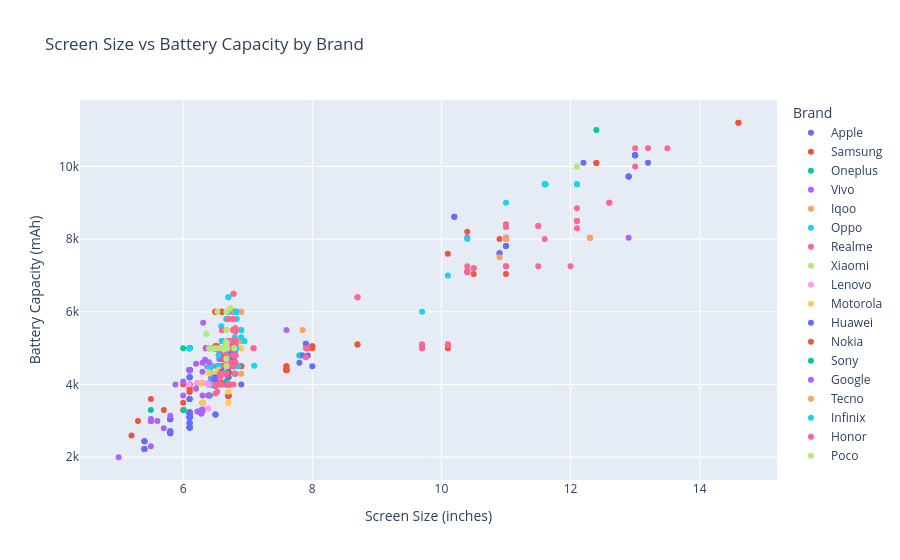

Notebook code for this chart:
### Code cell
import plotly.express as px

fig = px.scatter(
    df,
    x='Screen Size (inches)',
    y='Battery Capacity (mAh)',
    color="Company Name",
    hover_data=df.columns,
    title='Screen Size vs Battery Capacity by Brand',
    labels={
        'Screen Size (inches)':'Screen Size (inches)',
        'Battery Capacity (mAh)':'Battery Capacity (mAh)',
        'Company Name':'Brand'
    }
)

fig.update_layout(legend_title_text='Brand')
fig.show()

### Figure 1 — Plotly figure (JSON) as saved in the notebook; plotly's stock layout.template omitted (floating-point values rounded to 4 significant figures; data arrays with more than 128 entries replaced by an {"elided": "..."} marker saying what was removed)
{"data": [{"customdata": {"elided": "97x19 mixed values"}, "hovertemplate": "Brand=%{customdata[0]}<br>Screen Size (inches)=%{x}<br>Battery Capacity (mAh)=%{y}<br>Model Name=%{customdata[1]}<br>Mobile Weight=%{customdata[2]}<br>RAM=%{customdata[3]}<br>Front Camera=%{customdata[4]}<br>Back Camera=%{customdata[5]}<br>Processor=%{customdata[6]}<br>Battery Capacity=%{customdata[7]}<br>Screen Size=%{customdata[8]}<br>Launched Price (Pakistan)=%{customdata[9]}<br>Launched Price (India)=%{customdata[10]}<br>Launched Price (China)=%{customdata[11]}<br>Launched Price (USA)=%{customdata[12]}<br>Launched Price (Dubai)=%{customdata[13]}<br>Launched Year=%{customdata[14]}<br>RAM (GB)=%{customdata[15]}<br>Front Camera (MP)=%{customdata[16]}<br>Back Camera (MP)=%{customdata[17]}<br>Mobile Weight (g)=%{customdata[18]}<extra></extra>", "legendgroup": "Apple", "marker": {"color": "#636efa", "symbol": "circle"}, "mode": "markers", "name": "Apple", "orientation": "v", "showlegend": true, "type": "scatter", "x": [6.1, 6.1, 6.1, 6.7, 6.7, 6.7, 6.1, 6.1, 6.1, 6.7, 6.7, 6.7, 6.1, 6.1, 6.1, 6.7, 6.7, 6.7, 6.1, 6.1, 6.1, 6.7, 6.7, 6.7, 6.1, 6.1, 6.1, 6.7, 6.7, 6.7, 6.1, 6.1, 6.1, 6.7, 6.7, 6.7, 5.4, 5.4, 5.4, 6.1, 6.1, 6.1, 6.1, 6.1, 6.1, 6.7, 6.7, 6.7, 5.4, 5.4, 5.4, 6.1, 6.1, 6.1, 6.1, 6.1, 6.1, 6.7, 6.7, 6.7, 6.1, 6.1, 6.1, 5.8, 5.8, 5.8, 6.5, 6.5, 6.5, 5.8, 5.8, 5.8, 5.8, 5.8, 6.5, 6.5, 6.5, 6.1, 6.1, 6.1, 10.9, 10.9, 10.2, 10.2, 7.9, 7.9, 11.0, 11.0, 11.0, 12.9, 12.9, 12.9, 13.0, 13.0, 13.0, 13.0, 13.0], "xaxis": "x", "y": [3600.0, 3600.0, 3600.0, 4200.0, 4200.0, 4200.0, 4400.0, 4400.0, 4400.0, 4500.0, 4500.0, 4500.0, 3200.0, 3200.0, 3200.0, 4300.0, 4300.0, 4300.0, 4400.0, 4400.0, 4400.0, 4500.0, 4500.0, 4500.0, 3200.0, 3200.0, 3200.0, 4325.0, 4325.0, 4325.0, 4200.0, 4200.0, 4200.0, 4500.0, 4500.0, 4500.0, 2438.0, 2438.0, 2438.0, 3240.0, 3240.0, 3240.0, 3095.0, 3095.0, 3095.0, 4352.0, 4352.0, 4352.0, 2227.0, 2227.0, 2227.0, 2815.0, 2815.0, 2815.0, 2815.0, 2815.0, 2815.0, 3687.0, 3687.0, 3687.0, 3110.0, 3110.0, 3110.0, 3046.0, 3046.0, 3046.0, 3969.0, 3969.0, 3969.0, 2716.0, 2716.0, 2658.0, 2658.0, 2658.0, 3174.0, 3174.0, 3174.0, 2942.0, 2942.0, 2942.0, 7608.0, 7608.0, 8612.0, 8612.0, 5124.0, 5124.0, 7812.0, 7812.0, 7812.0, 9720.0, 9720.0, 9720.0, 10310.0, 10310.0, 10310.0, 10310.0, 10310.0], "yaxis": "y"}, {"customdata": {"elided": "88x19 mixed values"}, "hovertemplate": "Brand=%{customdata[0]}<br>Screen Size (inches)=%{x}<br>Battery Capacity (mAh)=%{y}<br>Model Name=%{customdata[1]}<br>Mobile Weight=%{customdata[2]}<br>RAM=%{customdata[3]}<br>Front Camera=%{customdata[4]}<br>Back Camera=%{customdata[5]}<br>Processor=%{customdata[6]}<br>Battery Capacity=%{customdata[7]}<br>Screen Size=%{customdata[8]}<br>Launched Price (Pakistan)=%{customdata[9]}<br>Launched Price (India)=%{customdata[10]}<br>Launched Price (China)=%{customdata[11]}<br>Launched Price (USA)=%{customdata[12]}<br>Launched Price (Dubai)=%{customdata[13]}<br>Launched Year=%{customdata[14]}<br>RAM (GB)=%{customdata[15]}<br>Front Camera (MP)=%{customdata[16]}<br>Back Camera (MP)=%{customdata[17]}<br>Mobile Weight (g)=%{customdata[18]}<extra></extra>", "legendgroup": "Samsung", "marker": {"color": "#EF553B", "symbol": "circle"}, "mode": "markers", "name": "Samsung", "orientation": "v", "showlegend": true, "type": "scatter", "x": [6.8, 6.8, 6.6, 6.6, 6.1, 6.1, 6.8, 6.8, 6.6, 6.6, 6.1, 6.1, 6.8, 6.8, 6.6, 6.6, 6.1, 6.1, 7.6, 7.6, 6.7, 6.7, 7.6, 7.6, 6.7, 6.7, 6.4, 6.4, 6.6, 6.6, 6.5, 6.5, 6.6, 6.6, 6.5, 6.5, 6.7, 6.7, 6.5, 6.5, 6.6, 6.6, 6.5, 6.5, 6.7, 6.7, 6.5, 6.5, 6.6, 6.6, 6.9, 6.9, 6.7, 6.7, 6.8, 6.8, 6.3, 6.3, 6.6, 5.3, 6.0, 5.5, 6.0, 5.5, 6.0, 5.7, 5.2, 7.6, 7.6, 14.6, 12.4, 11.0, 10.9, 14.6, 12.4, 11.0, 11.0, 8.7, 10.5, 8.7, 8.0, 10.1, 8.0, 10.1, 8.0, 7.6, 7.6, 7.6], "xaxis": "x", "y": [5000.0, 5000.0, 4800.0, 4800.0, 4000.0, 4000.0, 5000.0, 5000.0, 4700.0, 4700.0, 3900.0, 3900.0, 5000.0, 5000.0, 4500.0, 4500.0, 3800.0, 3800.0, 4400.0, 4400.0, 3700.0, 3700.0, 4400.0, 4400.0, 3700.0, 3700.0, 5000.0, 5000.0, 5000.0, 5000.0, 5000.0, 5000.0, 5000.0, 5000.0, 5000.0, 5000.0, 6000.0, 6000.0, 6000.0, 6000.0, 6000.0, 6000.0, 5000.0, 5000.0, 6000.0, 6000.0, 6000.0, 6000.0, 6000.0, 6000.0, 4500.0, 4500.0, 4300.0, 4300.0, 4300.0, 4300.0, 3500.0, 3500.0, 4050.0, 3000.0, 3500.0, 3600.0, 3300.0, 3000.0, 4000.0, 3300.0, 2600.0, 4500.0, 4500.0, 11200.0, 10090.0, 8400.0, 8000.0, 11200.0, 10090.0, 8000.0, 7040.0, 5100.0, 7040.0, 5100.0, 5050.0, 7600.0, 5050.0, 5000.0, 5000.0, 4400.0, 4400.0, 4400.0], "yaxis": "y"}, {"customdata": {"elided": "53x19 mixed values"}, "hovertemplate": "Brand=%{customdata[0]}<br>Screen Size (inches)=%{x}<br>Battery Capacity (mAh)=%{y}<br>Model Name=%{customdata[1]}<br>Mobile Weight=%{customdata[2]}<br>RAM=%{customdata[3]}<br>Front Camera=%{customdata[4]}<br>Back Camera=%{customdata[5]}<br>Processor=%{customdata[6]}<br>Battery Capacity=%{customdata[7]}<br>Screen Size=%{customdata[8]}<br>Launched Price (Pakistan)=%{customdata[9]}<br>Launched Price (India)=%{customdata[10]}<br>Launched Price (China)=%{customdata[11]}<br>Launched Price (USA)=%{customdata[12]}<br>Launched Price (Dubai)=%{customdata[13]}<br>Launched Year=%{customdata[14]}<br>RAM (GB)=%{customdata[15]}<br>Front Camera (MP)=%{customdata[16]}<br>Back Camera (MP)=%{customdata[17]}<br>Mobile Weight (g)=%{customdata[18]}<extra></extra>", "legendgroup": "Oneplus", "marker": {"color": "#00cc96", "symbol": "circle"}, "mode": "markers", "name": "Oneplus", "orientation": "v", "showlegend": true, "type": "scatter", "x": [6.7, 6.7, 6.7, 6.7, 6.74, 6.72, 6.72, 6.72, 7.8, 6.7, 6.7, 6.7, 6.55, 6.7, 6.43, 6.43, 6.49, 6.52, 6.55, 6.55, 6.55, 6.7, 6.55, 6.78, 6.55, 6.59, 6.43, 6.44, 6.43, 6.43, 6.52, 6.49, 6.55, 6.41, 6.41, 6.01, 6.7, 6.7, 6.7, 6.67, 6.28, 5.5, 6.44, 6.78, 6.55, 6.67, 6.7, 6.55, 6.7, 6.7, 11.61, 11.61, 12.4], "xaxis": "x", "y": [5000.0, 4500.0, 5000.0, 5000.0, 5000.0, 5000.0, 5000.0, 5000.0, 4800.0, 5000.0, 4500.0, 4500.0, 4500.0, 5000.0, 4500.0, 4500.0, 5000.0, 5000.0, 4500.0, 4500.0, 4500.0, 4500.0, 4500.0, 4510.0, 4300.0, 5000.0, 4500.0, 4115.0, 4500.0, 4500.0, 5000.0, 4300.0, 4300.0, 3700.0, 3700.0, 3300.0, 4500.0, 5000.0, 4500.0, 4000.0, 3300.0, 3300.0, 4000.0, 4510.0, 4500.0, 4085.0, 5000.0, 4800.0, 5000.0, 5000.0, 9510.0, 9510.0, 11000.0], "yaxis": "y"}, {"customdata": {"elided": "86x19 mixed values"}, "hovertemplate": "Brand=%{customdata[0]}<br>Screen Size (inches)=%{x}<br>Battery Capacity (mAh)=%{y}<br>Model Name=%{customdata[1]}<br>Mobile Weight=%{customdata[2]}<br>RAM=%{customdata[3]}<br>Front Camera=%{customdata[4]}<br>Back Camera=%{customdata[5]}<br>Processor=%{customdata[6]}<br>Battery Capacity=%{customdata[7]}<br>Screen Size=%{customdata[8]}<br>Launched Price (Pakistan)=%{customdata[9]}<br>Launched Price (India)=%{customdata[10]}<br>Launched Price (China)=%{customdata[11]}<br>Launched Price (USA)=%{customdata[12]}<br>Launched Price (Dubai)=%{customdata[13]}<br>Launched Year=%{customdata[14]}<br>RAM (GB)=%{customdata[15]}<br>Front Camera (MP)=%{customdata[16]}<br>Back Camera (MP)=%{customdata[17]}<br>Mobile Weight (g)=%{customdata[18]}<extra></extra>", "legendgroup": "Vivo", "marker": {"color": "#ab63fa", "symbol": "circle"}, "mode": "markers", "name": "Vivo", "orientation": "v", "showlegend": true, "type": "scatter", "x": [6.78, 6.78, 6.78, 6.78, 6.31, 6.44, 6.58, 6.67, 6.38, 6.56, 6.44, 6.78, 6.3, 6.3, 5.88, 6.22, 5.5, 5.5, 6.22, 5.5, 5.0, 5.5, 6.44, 6.44, 6.44, 6.44, 6.51, 6.51, 6.38, 6.38, 6.35, 6.35, 6.53, 6.53, 6.39, 6.39, 6.47, 6.47, 6.53, 6.53, 6.28, 6.28, 6.44, 6.44, 6.58, 6.58, 6.56, 6.56, 6.44, 6.44, 6.58, 6.58, 6.58, 6.58, 6.39, 6.39, 6.56, 6.56, 6.58, 6.58, 6.44, 6.44, 6.78, 6.78, 6.78, 6.78, 6.56, 6.56, 6.78, 6.78, 6.44, 6.44, 6.44, 6.44, 6.44, 6.44, 6.78, 6.78, 6.51, 6.51, 11.0, 11.0, 10.4, 11.0, 12.3, 12.9], "xaxis": "x", "y": [6000.0, 6000.0, 6000.0, 6000.0, 5700.0, 4100.0, 5000.0, 5000.0, 4500.0, 4700.0, 4500.0, 5000.0, 3315.0, 3260.0, 4000.0, 3260.0, 2300.0, 3055.0, 4030.0, 3000.0, 2000.0, 3000.0, 4500.0, 4500.0, 4100.0, 4100.0, 5000.0, 5000.0, 4500.0, 4500.0, 5000.0, 5000.0, 4000.0, 4000.0, 4000.0, 4000.0, 5000.0, 5000.0, 4500.0, 4500.0, 3200.0, 3200.0, 4050.0, 4050.0, 5000.0, 5000.0, 4200.0, 4200.0, 4000.0, 4000.0, 5000.0, 5000.0, 5000.0, 5000.0, 3700.0, 3700.0, 4450.0, 4450.0, 5000.0, 5000.0, 4200.0, 4200.0, 4600.0, 4600.0, 4600.0, 4600.0, 4830.0, 4830.0, 4870.0, 4870.0, 4500.0, 4500.0, 4500.0, 4500.0, 4200.0, 4200.0, 4700.0, 4700.0, 5000.0, 5000.0, 8040.0, 8040.0, 8040.0, 8040.0, 8040.0, 8040.0], "yaxis": "y"}, {"customdata": [["Iqoo", "Pad 128GB", "520g", "6GB", "8MP", "13MP", "Snapdragon 870", "8040mAh", "11 inches", 69999, 37999, 2699, 349, 1299, 2023, 6, 8, 13, 520], ["Iqoo", "Pad 2 256GB", "540g", "8GB", "8MP", "50MP", "Snapdragon 888", "8040mAh", "12.3 inches", 79999, 43999, 3499, 399, 1499, 2024, 8, 8, 50, 540], ["Iqoo", "Pad 2 Pro 256GB", "555g", "8GB", "8MP", "50MP", "Snapdragon 8 Gen 1", "8040mAh", "12.3 inches", 89999, 49999, 3899, 449, 1699, 2024, 8, 8, 50, 555]], "hovertemplate": "Brand=%{customdata[0]}<br>Screen Size (inches)=%{x}<br>Battery Capacity (mAh)=%{y}<br>Model Name=%{customdata[1]}<br>Mobile Weight=%{customdata[2]}<br>RAM=%{customdata[3]}<br>Front Camera=%{customdata[4]}<br>Back Camera=%{customdata[5]}<br>Processor=%{customdata[6]}<br>Battery Capacity=%{customdata[7]}<br>Screen Size=%{customdata[8]}<br>Launched Price (Pakistan)=%{customdata[9]}<br>Launched Price (India)=%{customdata[10]}<br>Launched Price (China)=%{customdata[11]}<br>Launched Price (USA)=%{customdata[12]}<br>Launched Price (Dubai)=%{customdata[13]}<br>Launched Year=%{customdata[14]}<br>RAM (GB)=%{customdata[15]}<br>Front Camera (MP)=%{customdata[16]}<br>Back Camera (MP)=%{customdata[17]}<br>Mobile Weight (g)=%{customdata[18]}<extra></extra>", "legendgroup": "Iqoo", "marker": {"color": "#FFA15A", "symbol": "circle"}, "mode": "markers", "name": "Iqoo", "orientation": "v", "showlegend": true, "type": "scatter", "x": [11.0, 12.3, 12.3], "xaxis": "x", "y": [8040.0, 8040.0, 8040.0], "yaxis": "y"}, {"customdata": {"elided": "115x19 mixed values"}, "hovertemplate": "Brand=%{customdata[0]}<br>Screen Size (inches)=%{x}<br>Battery Capacity (mAh)=%{y}<br>Model Name=%{customdata[1]}<br>Mobile Weight=%{customdata[2]}<br>RAM=%{customdata[3]}<br>Front Camera=%{customdata[4]}<br>Back Camera=%{customdata[5]}<br>Processor=%{customdata[6]}<br>Battery Capacity=%{customdata[7]}<br>Screen Size=%{customdata[8]}<br>Launched Price (Pakistan)=%{customdata[9]}<br>Launched Price (India)=%{customdata[10]}<br>Launched Price (China)=%{customdata[11]}<br>Launched Price (USA)=%{customdata[12]}<br>Launched Price (Dubai)=%{customdata[13]}<br>Launched Year=%{customdata[14]}<br>RAM (GB)=%{customdata[15]}<br>Front Camera (MP)=%{customdata[16]}<br>Back Camera (MP)=%{customdata[17]}<br>Mobile Weight (g)=%{customdata[18]}<extra></extra>", "legendgroup": "Oppo", "marker": {"color": "#19d3f3", "symbol": "circle"}, "mode": "markers", "name": "Oppo", "orientation": "v", "showlegend": true, "type": "scatter", "x": [7.82, 6.8, 6.8, 6.7, 6.67, 6.67, 6.83, 6.59, 6.7, 6.7, 6.74, 6.7, 6.7, 6.74, 6.7, 6.7, 6.67, 6.7, 6.67, 6.67, 6.7, 6.67, 6.67, 6.67, 6.67, 6.7, 6.7, 6.7, 6.7, 6.7, 6.7, 6.55, 6.55, 11.6, 11.6, 12.1, 12.1, 11.0, 11.0, 6.82, 6.82, 6.78, 6.78, 6.82, 6.82, 6.74, 6.74, 6.7, 6.7, 6.55, 6.8, 6.8, 7.1, 6.7, 6.7, 6.7, 6.74, 6.7, 6.7, 6.7, 6.7, 6.4, 6.4, 6.7, 6.7, 6.4, 6.4, 6.55, 6.43, 6.43, 6.55, 6.55, 6.55, 6.43, 6.43, 6.55, 6.55, 6.55, 6.43, 6.43, 6.55, 6.4, 6.4, 6.5, 6.56, 6.56, 6.56, 6.56, 6.5, 6.5, 6.5, 6.5, 6.5, 6.5, 6.5, 6.5, 6.67, 6.67, 6.72, 6.72, 6.59, 6.59, 6.59, 6.5, 6.5, 6.43, 6.43, 6.43, 6.43, 6.5, 6.4, 6.4, 6.7, 6.7, 6.59], "xaxis": "x", "y": [4805.0, 4300.0, 5000.0, 4800.0, 5800.0, 5800.0, 5800.0, 5600.0, 5000.0, 5000.0, 4600.0, 5000.0, 5000.0, 4600.0, 6000.0, 6000.0, 5100.0, 5000.0, 5100.0, 5100.0, 5000.0, 5100.0, 5100.0, 5000.0, 5000.0, 6400.0, 6400.0, 5000.0, 5000.0, 5000.0, 5000.0, 4500.0, 4500.0, 9510.0, 9510.0, 9510.0, 9510.0, 8360.0, 8360.0, 5000.0, 5000.0, 5000.0, 5000.0, 5000.0, 5000.0, 4800.0, 4800.0, 5000.0, 5000.0, 4800.0, 4300.0, 4300.0, 4520.0, 5000.0, 5000.0, 4600.0, 4700.0, 4500.0, 4500.0, 4500.0, 4700.0, 4500.0, 4500.0, 4500.0, 4500.0, 4500.0, 4500.0, 4500.0, 4300.0, 4300.0, 4500.0, 4500.0, 4500.0, 4300.0, 4300.0, 4350.0, 4350.0, 4500.0, 4000.0, 4000.0, 4000.0, 4025.0, 4025.0, 4025.0, 5000.0, 5000.0, 5000.0, 5000.0, 5000.0, 5000.0, 5000.0, 4040.0, 4000.0, 4000.0, 4000.0, 4000.0, 5100.0, 5100.0, 5000.0, 5000.0, 5000.0, 5000.0, 5000.0, 5000.0, 5000.0, 4500.0, 4500.0, 4300.0, 4300.0, 5000.0, 4025.0, 4025.0, 5000.0, 5000.0, 5000.0], "yaxis": "y"}, {"customdata": {"elided": "69x19 mixed values"}, "hovertemplate": "Brand=%{customdata[0]}<br>Screen Size (inches)=%{x}<br>Battery Capacity (mAh)=%{y}<br>Model Name=%{customdata[1]}<br>Mobile Weight=%{customdata[2]}<br>RAM=%{customdata[3]}<br>Front Camera=%{customdata[4]}<br>Back Camera=%{customdata[5]}<br>Processor=%{customdata[6]}<br>Battery Capacity=%{customdata[7]}<br>Screen Size=%{customdata[8]}<br>Launched Price (Pakistan)=%{customdata[9]}<br>Launched Price (India)=%{customdata[10]}<br>Launched Price (China)=%{customdata[11]}<br>Launched Price (USA)=%{customdata[12]}<br>Launched Price (Dubai)=%{customdata[13]}<br>Launched Year=%{customdata[14]}<br>RAM (GB)=%{customdata[15]}<br>Front Camera (MP)=%{customdata[16]}<br>Back Camera (MP)=%{customdata[17]}<br>Mobile Weight (g)=%{customdata[18]}<extra></extra>", "legendgroup": "Realme", "marker": {"color": "#FF6692", "symbol": "circle"}, "mode": "markers", "name": "Realme", "orientation": "v", "showlegend": true, "type": "scatter", "x": [6.78, 6.78, 6.78, 6.78, 6.78, 6.78, 6.78, 6.83, 6.83, 6.7, 6.7, 6.6, 6.6, 6.5, 6.5, 6.6, 6.6, 6.7, 6.7, 6.78, 6.78, 6.7, 6.7, 6.78, 6.78, 6.6, 6.6, 6.7, 6.7, 6.6, 6.6, 6.5, 6.5, 6.6, 6.6, 6.6, 6.6, 6.5, 6.6, 6.6, 6.6, 6.6, 6.6, 6.72, 6.72, 6.6, 6.6, 6.6, 6.5, 6.8, 6.8, 6.7, 6.7, 6.7, 6.7, 10.4, 10.4, 11.5, 11.5, 10.4, 10.4, 11.0, 11.0, 8.7, 8.7, 10.4, 10.4, 10.5, 10.5], "xaxis": "x", "y": [6500.0, 6500.0, 5500.0, 5500.0, 5500.0, 5500.0, 5500.0, 6000.0, 6000.0, 5800.0, 5800.0, 5500.0, 5500.0, 5000.0, 5000.0, 5000.0, 5000.0, 5200.0, 5200.0, 5500.0, 5500.0, 5100.0, 5100.0, 5500.0, 5500.0, 5000.0, 5000.0, 5200.0, 5200.0, 5000.0, 5000.0, 5000.0, 5000.0, 5000.0, 5200.0, 5000.0, 5000.0, 5000.0, 5000.0, 5000.0, 5000.0, 5000.0, 5000.0, 5000.0, 5000.0, 5200.0, 5200.0, 5200.0, 5000.0, 5200.0, 5200.0, 5000.0, 5000.0, 5100.0, 5100.0, 7100.0, 7100.0, 8360.0, 8360.0, 7100.0, 7100.0, 8340.0, 8340.0, 6400.0, 6400.0, 7100.0, 7100.0, 7200.0, 7200.0], "yaxis": "y"}, {"customdata": {"elided": "27x19 mixed values"}, "hovertemplate": "Brand=%{customdata[0]}<br>Screen Size (inches)=%{x}<br>Battery Capacity (mAh)=%{y}<br>Model Name=%{customdata[1]}<br>Mobile Weight=%{customdata[2]}<br>RAM=%{customdata[3]}<br>Front Camera=%{customdata[4]}<br>Back Camera=%{customdata[5]}<br>Processor=%{customdata[6]}<br>Battery Capacity=%{customdata[7]}<br>Screen Size=%{customdata[8]}<br>Launched Price (Pakistan)=%{customdata[9]}<br>Launched Price (India)=%{customdata[10]}<br>Launched Price (China)=%{customdata[11]}<br>Launched Price (USA)=%{customdata[12]}<br>Launched Price (Dubai)=%{customdata[13]}<br>Launched Year=%{customdata[14]}<br>RAM (GB)=%{customdata[15]}<br>Front Camera (MP)=%{customdata[16]}<br>Back Camera (MP)=%{customdata[17]}<br>Mobile Weight (g)=%{customdata[18]}<extra></extra>", "legendgroup": "Xiaomi", "marker": {"color": "#B6E880", "symbol": "circle"}, "mode": "markers", "name": "Xiaomi", "orientation": "v", "showlegend": true, "type": "scatter", "x": [6.73, 6.73, 6.73, 6.36, 6.36, 6.67, 6.67, 6.67, 6.67, 6.67, 6.73, 6.73, 6.36, 6.36, 6.67, 6.67, 6.67, 6.67, 6.67, 6.67, 6.67, 6.67, 6.67, 6.67, 6.67, 6.5, 6.5], "xaxis": "x", "y": [6100.0, 6100.0, 6100.0, 5400.0, 5400.0, 5000.0, 5000.0, 5000.0, 5000.0, 5000.0, 5000.0, 5000.0, 4610.0, 4610.0, 5110.0, 5110.0, 5110.0, 5500.0, 5500.0, 5000.0, 5000.0, 5000.0, 5000.0, 5000.0, 5000.0, 5000.0, 5000.0], "yaxis": "y"}, {"customdata": {"elided": "15x19 mixed values"}, "hovertemplate": "Brand=%{customdata[0]}<br>Screen Size (inches)=%{x}<br>Battery Capacity (mAh)=%{y}<br>Model Name=%{customdata[1]}<br>Mobile Weight=%{customdata[2]}<br>RAM=%{customdata[3]}<br>Front Camera=%{customdata[4]}<br>Back Camera=%{customdata[5]}<br>Processor=%{customdata[6]}<br>Battery Capacity=%{customdata[7]}<br>Screen Size=%{customdata[8]}<br>Launched Price (Pakistan)=%{customdata[9]}<br>Launched Price (India)=%{customdata[10]}<br>Launched Price (China)=%{customdata[11]}<br>Launched Price (USA)=%{customdata[12]}<br>Launched Price (Dubai)=%{customdata[13]}<br>Launched Year=%{customdata[14]}<br>RAM (GB)=%{customdata[15]}<br>Front Camera (MP)=%{customdata[16]}<br>Back Camera (MP)=%{customdata[17]}<br>Mobile Weight (g)=%{customdata[18]}<extra></extra>", "legendgroup": "Lenovo", "marker": {"color": "#FF97FF", "symbol": "circle"}, "mode": "markers", "name": "Lenovo", "orientation": "v", "showlegend": true, "type": "scatter", "x": [6.67, 6.67, 6.67, 6.5, 6.5, 6.8, 6.52, 6.5, 6.22, 6.09, 6.3, 6.3, 6.39, 6.39, 6.39], "xaxis": "x", "y": [5100.0, 5100.0, 5100.0, 5000.0, 5000.0, 5000.0, 5000.0, 5000.0, 4050.0, 4000.0, 4050.0, 4050.0, 4000.0, 4000.0, 3350.0], "yaxis": "y"}, {"customdata": {"elided": "62x19 mixed values"}, "hovertemplate": "Brand=%{customdata[0]}<br>Screen Size (inches)=%{x}<br>Battery Capacity (mAh)=%{y}<br>Model Name=%{customdata[1]}<br>Mobile Weight=%{customdata[2]}<br>RAM=%{customdata[3]}<br>Front Camera=%{customdata[4]}<br>Back Camera=%{customdata[5]}<br>Processor=%{customdata[6]}<br>Battery Capacity=%{customdata[7]}<br>Screen Size=%{customdata[8]}<br>Launched Price (Pakistan)=%{customdata[9]}<br>Launched Price (India)=%{customdata[10]}<br>Launched Price (China)=%{customdata[11]}<br>Launched Price (USA)=%{customdata[12]}<br>Launched Price (Dubai)=%{customdata[13]}<br>Launched Year=%{customdata[14]}<br>RAM (GB)=%{customdata[15]}<br>Front Camera (MP)=%{customdata[16]}<br>Back Camera (MP)=%{customdata[17]}<br>Mobile Weight (g)=%{customdata[18]}<extra></extra>", "legendgroup": "Motorola", "marker": {"color": "#FECB52", "symbol": "circle"}, "mode": "markers", "name": "Motorola", "orientation": "v", "showlegend": true, "type": "scatter", "x": [6.7, 6.7, 6.7, 6.7, 6.7, 6.7, 6.5, 6.5, 6.8, 6.8, 6.3, 6.3, 6.7, 6.7, 6.5, 6.5, 6.6, 6.6, 6.5, 6.5, 6.78, 6.78, 6.7, 6.7, 6.4, 6.4, 6.49, 6.49, 6.72, 6.72, 6.5, 6.5, 6.7, 6.7, 6.9, 6.7, 6.67, 6.67, 6.5, 6.5, 6.5, 6.5, 6.7, 6.7, 6.9, 6.8, 6.8, 6.9, 6.55, 6.55, 6.28, 6.28, 6.6, 6.6, 6.5, 6.5, 6.4, 6.5, 6.5, 6.5, 6.5, 6.5], "xaxis": "x", "y": [5000.0, 5000.0, 4500.0, 4500.0, 3500.0, 3500.0, 5000.0, 5000.0, 5000.0, 5000.0, 3500.0, 3500.0, 5000.0, 5000.0, 5000.0, 5000.0, 5000.0, 5000.0, 5000.0, 5000.0, 5000.0, 5000.0, 4500.0, 4500.0, 4310.0, 4310.0, 5000.0, 5000.0, 5000.0, 5000.0, 5000.0, 5000.0, 4700.0, 4700.0, 4000.0, 3800.0, 5000.0, 5000.0, 4300.0, 4300.0, 5000.0, 5000.0, 4700.0, 4700.0, 5000.0, 5000.0, 5000.0, 5000.0, 4400.0, 4400.0, 4020.0, 4020.0, 5000.0, 5000.0, 5000.0, 5000.0, 5000.0, 5000.0, 5000.0, 4020.0, 4020.0, 5000.0], "yaxis": "y"}, {"customdata": {"elided": "42x19 mixed values"}, "hovertemplate": "Brand=%{customdata[0]}<br>Screen Size (inches)=%{x}<br>Battery Capacity (mAh)=%{y}<br>Model Name=%{customdata[1]}<br>Mobile Weight=%{customdata[2]}<br>RAM=%{customdata[3]}<br>Front Camera=%{customdata[4]}<br>Back Camera=%{customdata[5]}<br>Processor=%{customdata[6]}<br>Battery Capacity=%{customdata[7]}<br>Screen Size=%{customdata[8]}<br>Launched Price (Pakistan)=%{customdata[9]}<br>Launched Price (India)=%{customdata[10]}<br>Launched Price (China)=%{customdata[11]}<br>Launched Price (USA)=%{customdata[12]}<br>Launched Price (Dubai)=%{customdata[13]}<br>Launched Year=%{customdata[14]}<br>RAM (GB)=%{customdata[15]}<br>Front Camera (MP)=%{customdata[16]}<br>Back Camera (MP)=%{customdata[17]}<br>Mobile Weight (g)=%{customdata[18]}<extra></extra>", "legendgroup": "Huawei", "marker": {"color": "#636efa", "symbol": "circle"}, "mode": "markers", "name": "Huawei", "orientation": "v", "showlegend": true, "type": "scatter", "x": [6.5, 6.6, 6.9, 6.5, 8.0, 6.57, 6.72, 6.5, 7.8, 6.7, 6.74, 6.67, 6.78, 6.67, 6.67, 6.67, 6.73, 7.85, 6.7, 6.82, 6.82, 6.7, 6.78, 6.78, 6.8, 6.8, 6.8, 6.8, 6.7, 6.8, 6.8, 7.93, 6.7, 6.78, 7.92, 7.92, 6.7, 6.7, 6.78, 6.78, 12.2, 13.2], "xaxis": "x", "y": [4100.0, 4360.0, 4000.0, 4200.0, 4500.0, 4300.0, 4000.0, 4100.0, 4600.0, 4460.0, 4700.0, 4000.0, 4500.0, 4500.0, 4815.0, 4815.0, 5100.0, 4800.0, 4750.0, 5000.0, 5200.0, 4500.0, 4500.0, 4500.0, 4900.0, 5050.0, 5050.0, 5200.0, 4900.0, 5000.0, 5000.0, 4800.0, 4500.0, 4500.0, 5000.0, 5000.0, 4600.0, 4600.0, 4600.0, 4600.0, 10100.0, 10100.0], "yaxis": "y"}, {"customdata": {"elided": "11x19 mixed values"}, "hovertemplate": "Brand=%{customdata[0]}<br>Screen Size (inches)=%{x}<br>Battery Capacity (mAh)=%{y}<br>Model Name=%{customdata[1]}<br>Mobile Weight=%{customdata[2]}<br>RAM=%{customdata[3]}<br>Front Camera=%{customdata[4]}<br>Back Camera=%{customdata[5]}<br>Processor=%{customdata[6]}<br>Battery Capacity=%{customdata[7]}<br>Screen Size=%{customdata[8]}<br>Launched Price (Pakistan)=%{customdata[9]}<br>Launched Price (India)=%{customdata[10]}<br>Launched Price (China)=%{customdata[11]}<br>Launched Price (USA)=%{customdata[12]}<br>Launched Price (Dubai)=%{customdata[13]}<br>Launched Year=%{customdata[14]}<br>RAM (GB)=%{customdata[15]}<br>Front Camera (MP)=%{customdata[16]}<br>Back Camera (MP)=%{customdata[17]}<br>Mobile Weight (g)=%{customdata[18]}<extra></extra>", "legendgroup": "Nokia", "marker": {"color": "#EF553B", "symbol": "circle"}, "mode": "markers", "name": "Nokia", "orientation": "v", "showlegend": true, "type": "scatter", "x": [6.56, 6.52, 6.52, 6.52, 6.52, 6.5, 6.5, 6.5, 6.5, 6.58, 10.4], "xaxis": "x", "y": [5000.0, 5050.0, 5050.0, 5000.0, 5000.0, 5050.0, 5050.0, 5000.0, 5000.0, 5000.0, 8200.0], "yaxis": "y"}, {"customdata": {"elided": "9x19 mixed values"}, "hovertemplate": "Brand=%{customdata[0]}<br>Screen Size (inches)=%{x}<br>Battery Capacity (mAh)=%{y}<br>Model Name=%{customdata[1]}<br>Mobile Weight=%{customdata[2]}<br>RAM=%{customdata[3]}<br>Front Camera=%{customdata[4]}<br>Back Camera=%{customdata[5]}<br>Processor=%{customdata[6]}<br>Battery Capacity=%{customdata[7]}<br>Screen Size=%{customdata[8]}<br>Launched Price (Pakistan)=%{customdata[9]}<br>Launched Price (India)=%{customdata[10]}<br>Launched Price (China)=%{customdata[11]}<br>Launched Price (USA)=%{customdata[12]}<br>Launched Price (Dubai)=%{customdata[13]}<br>Launched Year=%{customdata[14]}<br>RAM (GB)=%{customdata[15]}<br>Front Camera (MP)=%{customdata[16]}<br>Back Camera (MP)=%{customdata[17]}<br>Mobile Weight (g)=%{customdata[18]}<extra></extra>", "legendgroup": "Sony", "marker": {"color": "#00cc96", "symbol": "circle"}, "mode": "markers", "name": "Sony", "orientation": "v", "showlegend": true, "type": "scatter", "x": [6.5, 6.1, 6.0, 6.5, 6.1, 6.1, 6.5, 6.1, 6.1], "xaxis": "x", "y": [5000.0, 5000.0, 5000.0, 5000.0, 5000.0, 5000.0, 5000.0, 5000.0, 5000.0], "yaxis": "y"}, {"customdata": {"elided": "21x19 mixed values"}, "hovertemplate": "Brand=%{customdata[0]}<br>Screen Size (inches)=%{x}<br>Battery Capacity (mAh)=%{y}<br>Model Name=%{customdata[1]}<br>Mobile Weight=%{customdata[2]}<br>RAM=%{customdata[3]}<br>Front Camera=%{customdata[4]}<br>Back Camera=%{customdata[5]}<br>Processor=%{customdata[6]}<br>Battery Capacity=%{customdata[7]}<br>Screen Size=%{customdata[8]}<br>Launched Price (Pakistan)=%{customdata[9]}<br>Launched Price (India)=%{customdata[10]}<br>Launched Price (China)=%{customdata[11]}<br>Launched Price (USA)=%{customdata[12]}<br>Launched Price (Dubai)=%{customdata[13]}<br>Launched Year=%{customdata[14]}<br>RAM (GB)=%{customdata[15]}<br>Front Camera (MP)=%{customdata[16]}<br>Back Camera (MP)=%{customdata[17]}<br>Mobile Weight (g)=%{customdata[18]}<extra></extra>", "legendgroup": "Google", "marker": {"color": "#ab63fa", "symbol": "circle"}, "mode": "markers", "name": "Google", "orientation": "v", "showlegend": true, "type": "scatter", "x": [5.6, 6.0, 5.7, 6.3, 5.8, 6.2, 6.0, 6.34, 6.4, 6.71, 6.1, 6.3, 6.7, 6.1, 6.2, 6.7, 6.1, 6.3, 6.7, 6.8, 7.6], "xaxis": "x", "y": [3000.0, 3700.0, 2800.0, 3700.0, 3140.0, 3885.0, 4080.0, 4680.0, 4614.0, 5003.0, 4410.0, 4355.0, 5000.0, 4385.0, 4575.0, 5050.0, 4385.0, 4600.0, 5050.0, 5250.0, 5500.0], "yaxis": "y"}, {"customdata": {"elided": "39x19 mixed values"}, "hovertemplate": "Brand=%{customdata[0]}<br>Screen Size (inches)=%{x}<br>Battery Capacity (mAh)=%{y}<br>Model Name=%{customdata[1]}<br>Mobile Weight=%{customdata[2]}<br>RAM=%{customdata[3]}<br>Front Camera=%{customdata[4]}<br>Back Camera=%{customdata[5]}<br>Processor=%{customdata[6]}<br>Battery Capacity=%{customdata[7]}<br>Screen Size=%{customdata[8]}<br>Launched Price (Pakistan)=%{customdata[9]}<br>Launched Price (India)=%{customdata[10]}<br>Launched Price (China)=%{customdata[11]}<br>Launched Price (USA)=%{customdata[12]}<br>Launched Price (Dubai)=%{customdata[13]}<br>Launched Year=%{customdata[14]}<br>RAM (GB)=%{customdata[15]}<br>Front Camera (MP)=%{customdata[16]}<br>Back Camera (MP)=%{customdata[17]}<br>Mobile Weight (g)=%{customdata[18]}<extra></extra>", "legendgroup": "Tecno", "marker": {"color": "#FFA15A", "symbol": "circle"}, "mode": "markers", "name": "Tecno", "orientation": "v", "showlegend": true, "type": "scatter", "x": [6.6, 11.0, 6.52, 10.9, 6.8, 6.6, 6.6, 6.52, 6.8, 6.6, 7.85, 6.9, 6.8, 6.6, 6.52, 6.9, 6.6, 6.8, 6.8, 6.9, 6.8, 6.7, 6.7, 6.9, 6.8, 6.6, 6.6, 6.6, 6.52, 6.52, 6.9, 6.9, 6.7, 6.8, 6.7, 6.7, 6.7, 6.9, 6.8], "xaxis": "x", "y": [5000.0, 8000.0, 5000.0, 7500.0, 5200.0, 5000.0, 5000.0, 5000.0, 5200.0, 5000.0, 5500.0, 4300.0, 6000.0, 5000.0, 5000.0, 5200.0, 5000.0, 5200.0, 6000.0, 5200.0, 5200.0, 5000.0, 5000.0, 6000.0, 5200.0, 5000.0, 5000.0, 5000.0, 5000.0, 5000.0, 5200.0, 5200.0, 5000.0, 5200.0, 5000.0, 5000.0, 5000.0, 6000.0, 6000.0], "yaxis": "y"}, {"customdata": {"elided": "55x19 mixed values"}, "hovertemplate": "Brand=%{customdata[0]}<br>Screen Size (inches)=%{x}<br>Battery Capacity (mAh)=%{y}<br>Model Name=%{customdata[1]}<br>Mobile Weight=%{customdata[2]}<br>RAM=%{customdata[3]}<br>Front Camera=%{customdata[4]}<br>Back Camera=%{customdata[5]}<br>Processor=%{customdata[6]}<br>Battery Capacity=%{customdata[7]}<br>Screen Size=%{customdata[8]}<br>Launched Price (Pakistan)=%{customdata[9]}<br>Launched Price (India)=%{customdata[10]}<br>Launched Price (China)=%{customdata[11]}<br>Launched Price (USA)=%{customdata[12]}<br>Launched Price (Dubai)=%{customdata[13]}<br>Launched Year=%{customdata[14]}<br>RAM (GB)=%{customdata[15]}<br>Front Camera (MP)=%{customdata[16]}<br>Back Camera (MP)=%{customdata[17]}<br>Mobile Weight (g)=%{customdata[18]}<extra></extra>", "legendgroup": "Infinix", "marker": {"color": "#19d3f3", "symbol": "circle"}, "mode": "markers", "name": "Infinix", "orientation": "v", "showlegend": true, "type": "scatter", "x": [10.1, 10.4, 9.7, 11.0, 6.78, 6.6, 6.78, 6.8, 6.9, 6.9, 6.8, 6.78, 6.8, 6.8, 6.9, 6.78, 6.6, 6.78, 6.78, 6.78, 6.7, 6.78, 6.78, 6.78, 6.6, 6.6, 6.82, 6.78, 6.78, 6.78, 6.67, 6.82, 6.82, 6.6, 6.6, 6.82, 6.82, 6.78, 6.6, 6.6, 6.82, 6.82, 6.82, 6.6, 6.82, 6.6, 6.82, 6.78, 6.1, 6.78, 6.95, 6.85, 6.78, 6.85, 6.6], "xaxis": "x", "y": [7000.0, 8000.0, 6000.0, 9000.0, 5000.0, 5000.0, 5200.0, 5000.0, 5300.0, 5500.0, 5200.0, 5000.0, 5200.0, 5300.0, 5500.0, 5000.0, 5000.0, 5000.0, 5000.0, 5000.0, 4500.0, 5000.0, 5000.0, 5000.0, 5000.0, 5000.0, 6000.0, 5000.0, 5000.0, 5000.0, 5000.0, 5000.0, 6000.0, 5000.0, 5000.0, 5000.0, 6000.0, 5000.0, 5000.0, 5000.0, 5000.0, 6000.0, 6000.0, 5000.0, 6000.0, 5200.0, 6000.0, 5000.0, 5000.0, 5200.0, 5200.0, 4500.0, 5200.0, 4500.0, 5000.0], "yaxis": "y"}, {"customdata": {"elided": "91x19 mixed values"}, "hovertemplate": "Brand=%{customdata[0]}<br>Screen Size (inches)=%{x}<br>Battery Capacity (mAh)=%{y}<br>Model Name=%{customdata[1]}<br>Mobile Weight=%{customdata[2]}<br>RAM=%{customdata[3]}<br>Front Camera=%{customdata[4]}<br>Back Camera=%{customdata[5]}<br>Processor=%{customdata[6]}<br>Battery Capacity=%{customdata[7]}<br>Screen Size=%{customdata[8]}<br>Launched Price (Pakistan)=%{customdata[9]}<br>Launched Price (India)=%{customdata[10]}<br>Launched Price (China)=%{customdata[11]}<br>Launched Price (USA)=%{customdata[12]}<br>Launched Price (Dubai)=%{customdata[13]}<br>Launched Year=%{customdata[14]}<br>RAM (GB)=%{customdata[15]}<br>Front Camera (MP)=%{customdata[16]}<br>Back Camera (MP)=%{customdata[17]}<br>Mobile Weight (g)=%{customdata[18]}<extra></extra>", "legendgroup": "Honor", "marker": {"color": "#FF6692", "symbol": "circle"}, "mode": "markers", "name": "Honor", "orientation": "v", "showlegend": true, "type": "scatter", "x": [6.5, 6.53, 6.57, 6.57, 6.5, 6.63, 7.09, 6.81, 6.57, 6.67, 6.72, 6.57, 6.72, 6.78, 6.67, 6.6, 6.53, 6.5, 6.76, 6.76, 6.76, 6.67, 6.78, 6.67, 6.81, 6.7, 7.09, 6.52, 6.74, 6.81, 6.81, 6.81, 7.9, 6.67, 6.78, 6.78, 6.67, 6.7, 6.74, 6.74, 6.81, 6.81, 6.81, 7.9, 6.67, 6.78, 6.67, 6.78, 6.7, 6.52, 6.74, 6.81, 6.81, 6.81, 7.92, 6.7, 6.78, 6.67, 6.78, 6.7, 6.52, 6.74, 6.81, 6.81, 6.81, 7.92, 10.1, 9.7, 10.1, 10.4, 11.0, 12.0, 10.1, 9.7, 11.0, 12.1, 12.1, 12.6, 11.5, 10.1, 13.0, 13.2, 9.7, 9.7, 11.6, 12.1, 13.5, 12.1, 12.6, 13.0, 12.1], "xaxis": "x", "y": [3750.0, 4000.0, 4000.0, 4000.0, 4000.0, 4300.0, 5000.0, 4300.0, 4200.0, 5000.0, 4000.0, 4300.0, 4000.0, 4000.0, 4300.0, 4000.0, 3800.0, 5000.0, 4600.0, 4600.0, 4600.0, 4800.0, 4800.0, 4300.0, 4800.0, 4000.0, 5000.0, 5000.0, 5000.0, 4800.0, 4600.0, 4600.0, 4750.0, 4800.0, 4500.0, 4500.0, 5100.0, 4000.0, 5200.0, 5200.0, 5100.0, 5100.0, 5450.0, 5000.0, 4800.0, 4800.0, 4600.0, 5800.0, 4500.0, 5000.0, 5200.0, 5200.0, 5500.0, 5550.0, 5000.0, 5000.0, 5000.0, 4600.0, 5800.0, 4500.0, 5000.0, 5200.0, 5200.0, 5500.0, 5550.0, 5000.0, 5100.0, 5100.0, 5100.0, 7250.0, 7250.0, 7250.0, 5100.0, 5000.0, 7250.0, 8500.0, 8300.0, 9000.0, 7250.0, 5100.0, 10000.0, 10500.0, 5000.0, 5100.0, 8000.0, 8500.0, 10500.0, 8850.0, 9000.0, 10500.0, 8500.0], "yaxis": "y"}, {"customdata": {"elided": "32x19 mixed values"}, "hovertemplate": "Brand=%{customdata[0]}<br>Screen Size (inches)=%{x}<br>Battery Capacity (mAh)=%{y}<br>Model Name=%{customdata[1]}<br>Mobile Weight=%{customdata[2]}<br>RAM=%{customdata[3]}<br>Front Camera=%{customdata[4]}<br>Back Camera=%{customdata[5]}<br>Processor=%{customdata[6]}<br>Battery Capacity=%{customdata[7]}<br>Screen Size=%{customdata[8]}<br>Launched Price (Pakistan)=%{customdata[9]}<br>Launched Price (India)=%{customdata[10]}<br>Launched Price (China)=%{customdata[11]}<br>Launched Price (USA)=%{customdata[12]}<br>Launched Price (Dubai)=%{customdata[13]}<br>Launched Year=%{customdata[14]}<br>RAM (GB)=%{customdata[15]}<br>Front Camera (MP)=%{customdata[16]}<br>Back Camera (MP)=%{customdata[17]}<br>Mobile Weight (g)=%{customdata[18]}<extra></extra>", "legendgroup": "Poco", "marker": {"color": "#B6E880", "symbol": "circle"}, "mode": "markers", "name": "Poco", "orientation": "v", "showlegend": true, "type": "scatter", "x": [6.67, 6.67, 6.67, 6.53, 6.67, 6.67, 6.5, 6.67, 6.6, 6.6, 6.67, 6.67, 6.67, 6.43, 6.58, 6.43, 6.67, 6.67, 6.67, 6.67, 6.58, 6.79, 6.67, 6.67, 6.67, 6.67, 6.5, 6.67, 6.67, 6.67, 12.1, 12.1], "xaxis": "x", "y": [4700.0, 5000.0, 5160.0, 6000.0, 4520.0, 5160.0, 5000.0, 5065.0, 5000.0, 5000.0, 4500.0, 4700.0, 5000.0, 5000.0, 5000.0, 5000.0, 5000.0, 5160.0, 5000.0, 5000.0, 5000.0, 5000.0, 5000.0, 5000.0, 5000.0, 5160.0, 5000.0, 5000.0, 6000.0, 5110.0, 10000.0, 10000.0], "yaxis": "y"}], "layout": {"legend": {"title": {"text": "Brand"}, "tracegroupgap": 0}, "title": {"text": "Screen Size vs Battery Capacity by Brand"}, "xaxis": {"anchor": "y", "domain": [0, 1], "title": {"text": "Screen Size (inches)"}}, "yaxis": {"anchor": "x", "domain": [0, 1], "title": {"text": "Battery Capacity (mAh)"}}}}
